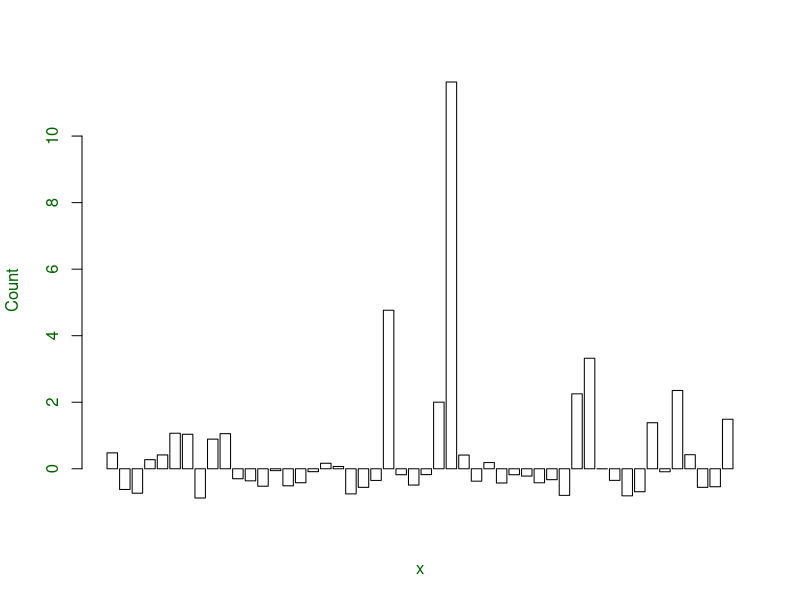
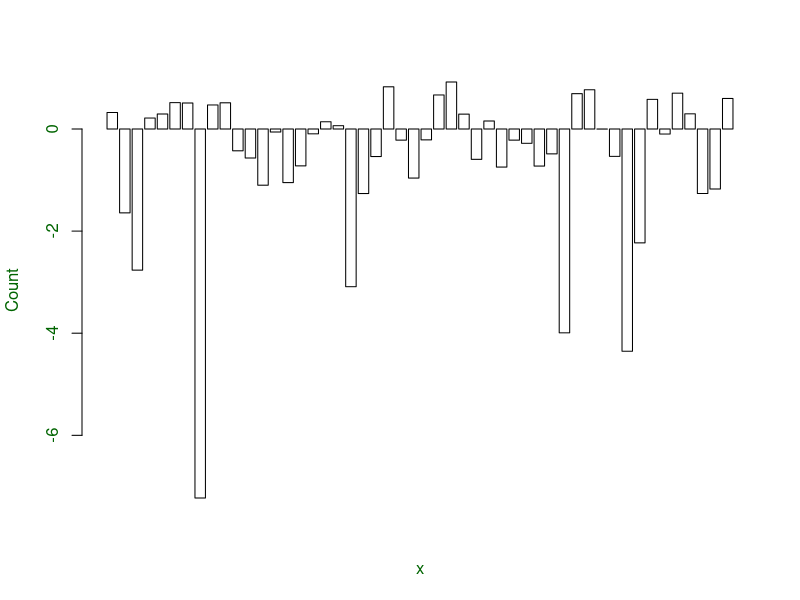
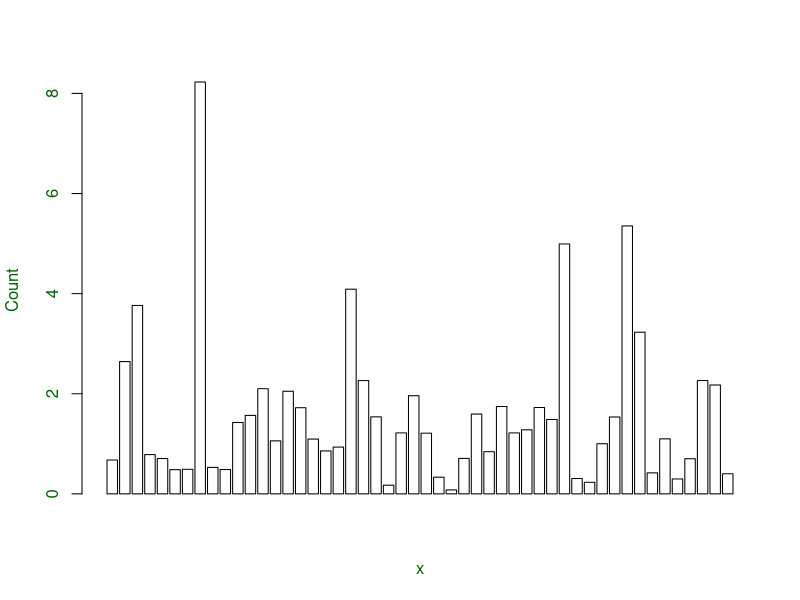
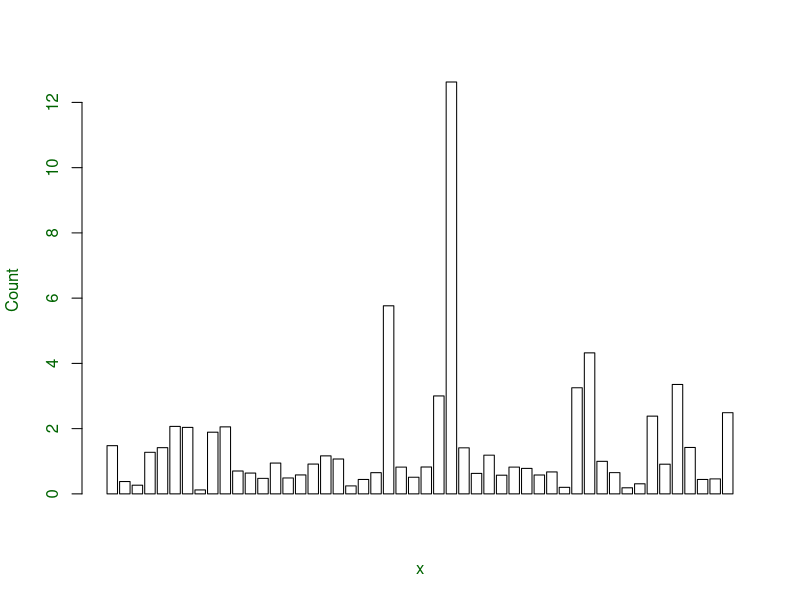

R code for these plots, in order:
fv=runif(n= 50 , min= 1000 , max= 20000 )
pv=runif(n= 50 , min= 1000 , max= 20000 )
rt<-function(fv,pv){
  (fv-pv)/pv
}
dt<-function(fv,pv){
  (fv-pv)/fv
}
vt<-function(fv,pv){
  pv/fv
}
bt<-function(fv,pv){
  fv/pv
}
rezrt=rt(fv,pv)
rezdt=dt(fv,pv)
rezvt=vt(fv,pv)
rezbt=bt(fv,pv)

barplot(rezrt, xlab = "x",
        ylab = "Count", col = "white",
        col.axis = "darkgreen",
        col.lab = "darkgreen")
barplot(rezdt, xlab = "x",
        ylab = "Count", col = "white",
        col.axis = "darkgreen",
        col.lab = "darkgreen")
barplot(rezvt, xlab = "x",
        ylab = "Count", col = "white",
        col.axis = "darkgreen",
        col.lab = "darkgreen")
barplot(rezbt, xlab = "x",
        ylab = "Count", col = "white",
        col.axis = "darkgreen",
        col.lab = "darkgreen")
